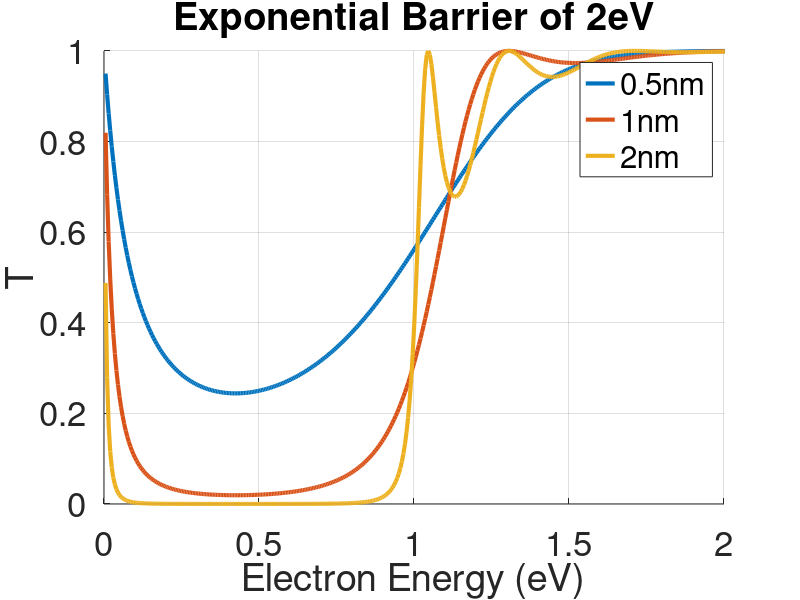
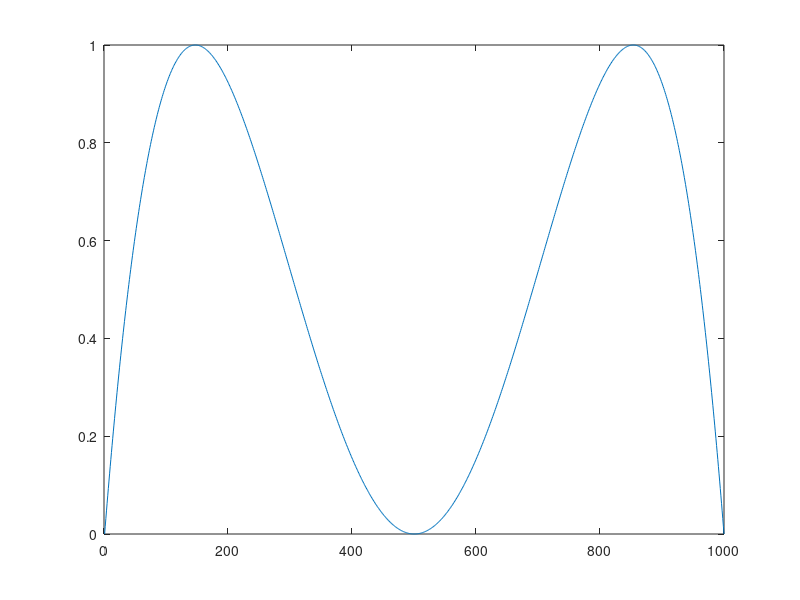

These figures' MATLAB source, in order:
clear all
close all
hBar = 1.054571800e-34;
N = 1000; 
L = [0.5,1,2].*1e-9; %Barrier Length nm
%L=0.5e-9;
%Vo=[0;4;6];
Vn = linspace(0,2, N);
V =4.*((((Vn-1).^2)-1)-(((Vn-1).^4)-1)).*1e-19;%2*(exp(-5*Vn)).*1e-19;%((-Vn/2)+2).*1e-19;% ((-Vn/2)+2).*1e-19;%(-(1/8).*((Vn-2).^2).*((Vn-2).^2)+2).*1e-19;%
%V=2e-19;
%Particle Properties ------------------------------------------------------
E = linspace(0,5, N)*1e-19; %Incident particle energies eV
m = 9.10938356e-31; 
figure;
hold on
AP1 = 1;
AN3 = 0;
T = zeros(1,N);
for r = 1:3;
    for n = 1:N;
        k0 = sqrt(2*m*E(n))/hBar;
        k1 = sqrt(2*m*(E(n) - V(n)))/hBar;
        k2 = k0;
        
        D12 = 0.5 * [(1+k1/k0) (1-k1/k0); (1-k1/k0) (1+k1/k0)];
        P2 = [exp(-i.*k1.*L(r)) 0; 0 exp(i.*k1.*L(r))];
        D21 = 0.5*[(1+k2/k1) (1-k2/k1); (1-k2/k1) (1+k2/k1)];

        Q = D12 * P2 * D21; %Transfer Matrix

        AP3 = 1/Q(1,1); 
        AP1 = Q(2,1)*AP3;

        T(n) = abs(AP3)^2; %Transmission probability
    end

    plot((E./1e-19), (T),'LineWidth',3)
   
    ylabel('T')
    xlabel('Electron Energy (eV)')
    xlim([0 2]);
    ylim([0 1]);
   
    [FX] = gradient((E./1e-19),T);
end 
hold on
 title('Exponential Barrier of 2eV')
 plot(n,(V/1e-19));
 hold off
    legend('0.5nm','1nm','2nm')
    set(gca,'fontsize',25)
grid on
figure;
n=[1:1:N];
plot(n,(V/1e-19));


